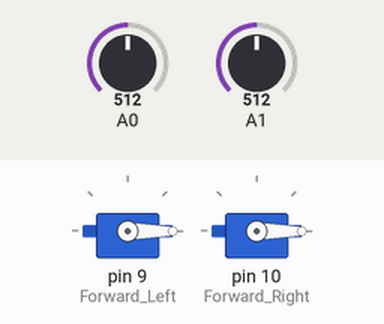
Recording of a sketch running on a simulated Arduino Uno, built with avr-gcc and run on an emulated ATmega328P. On the bench: 2 × servo. The test bench sets the inputs (shaded band); at power-on: A0 = 512, A1 = 512.

Above: at 1.2 s.
1.3 s: A0 set to 930
2.8 s: A0 set to 954
At 3.7 s:
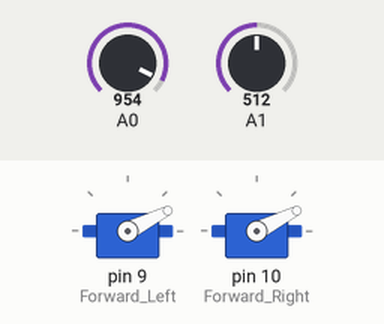
4.3 s: A1 set to 94
5.8 s: A1 set to 80
At 7.0 s:
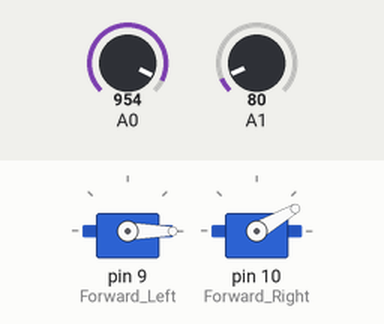
7.3 s: A1 set to 1023
At 8.4 s:
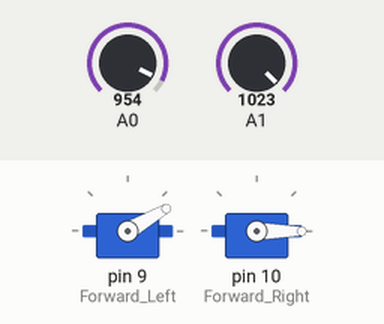
8.8 s: A1 set to 951
10.3 s: A1 set to 926
At 10.7 s:
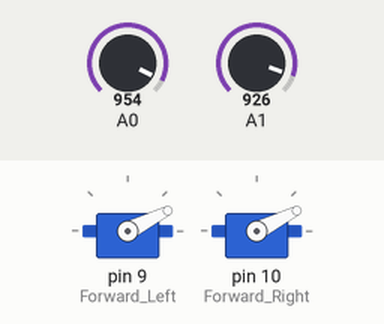
Timing chart, 0 to 12.8 s (numbered marks = the images above; inputs shaded):
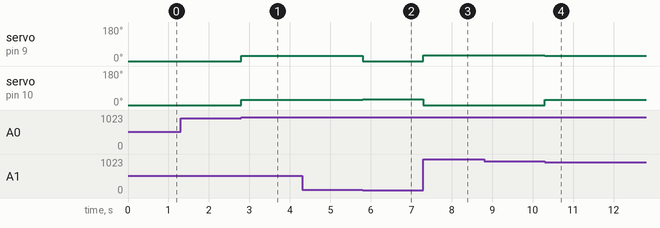

Measured:
- the behaviour switches between 943 and 944 on A0 (found by bisection; images 0 and 1)
- the behaviour switches between 86 and 85 on A1 (found by bisection; images 1 and 2)
- the behaviour switches between 944 and 943 on A1 (found by bisection; images 3 and 4)
- after the input at 1.3 s, every drawn part: stays the same
- after the input at 2.8 s, servo on pin 9 (Forward_Left), servo on pin 10 (Forward_Right): 0° → 27° at once
- after the input at 4.3 s, every drawn part: stays the same
- after the input at 5.8 s, servo on pin 9 (Forward_Left): 27° → 0° at once; servo on pin 10 (Forward_Right): 27° → 30° at once
- after the input at 7.3 s, servo on pin 9 (Forward_Left): 0° → 30° at once; servo on pin 10 (Forward_Right): 30° → 0° at once
- after the input at 8.8 s, every drawn part: stays the same
- after the input at 10.3 s, servo on pin 9 (Forward_Left): 30° → 27° at once; servo on pin 10 (Forward_Right): 0° → 27° at once

The sketch:

EPCS_HoverBuggy.vA.ino
```cpp
#include <Servo.h>
Servo Forward_Left;
Servo Forward_Right;
char Incoming_value = 0;
int pc_Flag = 0;

int y; // value from the analog pin
int x;
int dZone = 15;
char pcinput;
void setup() {
// Attach the ESC on pin 9
Serial.begin(9600);
Forward_Left.attach(9,1000,2000);
Forward_Right.attach(10,1000,2000);
}
void loop() {
BT();
if(pc_Flag == 0){
y = analogRead(A0);
x = analogRead(A1);
// reads the value of the potentiometer (value between 0 and 1023)
y = map(y, 0, 1023, 0, 180);
x = map(x, 0, 1023, 0, 180);// scale it to use it with the servo library (value between 0 and 180)
// Send the signal to the ESC

if(x > 180 - dZone){//Left
Forward_Left.write(30);
Forward_Right.write(0);

}else if(x < dZone){//Right
Forward_Left.write(0);
Forward_Right.write(30);

}else if(y > 180 - dZone){//Forward
Forward_Left.write(y-140);
Forward_Right.write(y-140);

}else if(y < dZone){ //Supposed to be backwards
Forward_Left.write(0);
Forward_Right.write(0);

}else{
Forward_Left.write(0);
Forward_Right.write(0);

}
  }
  else if(pc_Flag == 1){
Forward_Left.write(0);
Forward_Right.write(0);
  }
}

//Bluetooth function
void BT()
{
  if(Serial.available() > 0)
  {
    Incoming_value = Serial.read();
    if(Incoming_value == '1') {
      pc_Flag = 1;
    }
    if(Incoming_value == '0') {
      pc_Flag = 0;
  }
  }
}                
```
